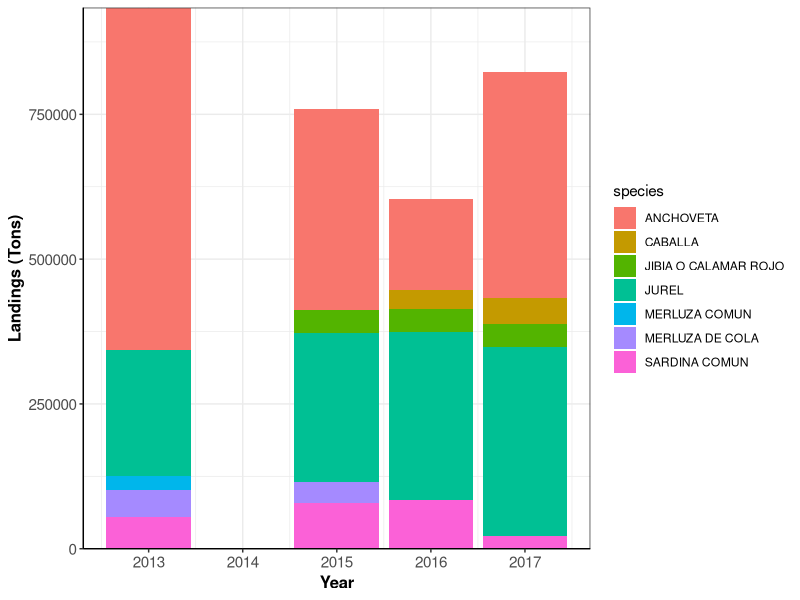
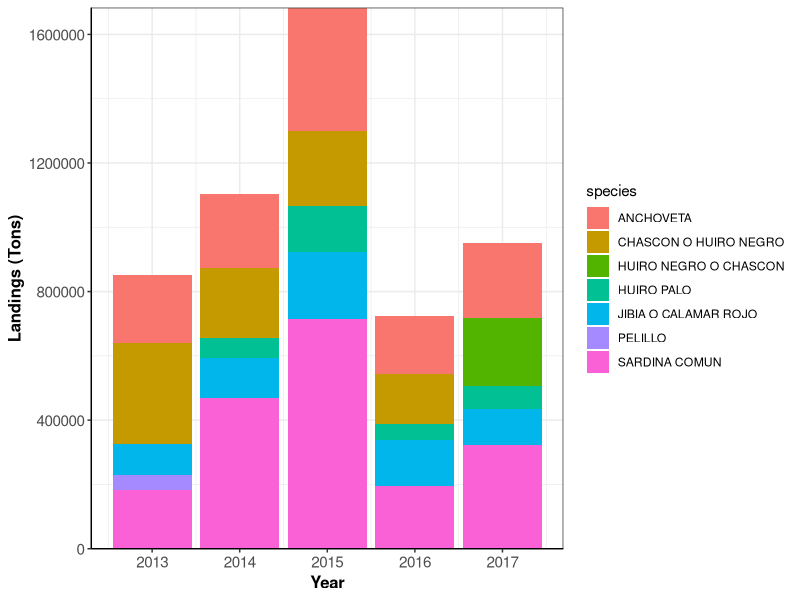

The R source for these figures, in order:
## ---- chunk 1
knitr::opts_chunk$set(echo = TRUE)

library(here)
library(magrittr)
library(dplyr)
library(tidyr)
library(ggplot2)
library(readr)
## ---- chunk 2

landings_reg<- read_csv(here("clean_databases/landings_SERNAPESCA.csv")) %>% 
  filter(region != "national") %>% 
  mutate( tons = as.numeric(tons))

## ---- chunk 3

## General
landing_reg_general <- landings_reg %>%
  group_by(year, species, subsector) %>% 
  summarise(tons = sum(tons, na.rm = T)) %>% 
  data.frame()

## Artisanal

top5_catch_art_per_year <- landing_reg_general  %>%
  filter(subsector== 'artisanal') %>% 
  arrange(year, desc(tons)) %>% 
  group_by(year) %>% 
  top_n(5, tons) %>% 
  data.frame()

## Industrial -- Including fabric vessels. 

top5_catch_ind_per_year <- landing_reg_general  %>%
  filter(subsector %in% c('industrial', 'fabric_vessel')) %>% 
  group_by(species, year) %>% 
  summarise(tons = sum(tons)) %>% 
  arrange(year, desc(tons)) %>% 
  group_by(year) %>% 
  top_n(5, tons) %>% 
  data.frame()

## ---- chunk 4

# I am not including 2014 for now because we are missing one database for industrial landings for 2014 (landings per species and region in national waters)

main_catch_ind <- 
  ggplot(data = filter(top5_catch_ind_per_year, year != 2014), aes(x = year, y = tons, fill = species)) + 
    geom_bar(stat= "identity")+
    scale_y_continuous(expand = c(0, 0)) +
    labs(y="Landings (Tons)", x="Year")+
    theme_bw()+
    theme(axis.line = element_line(colour = "black"),
        axis.text=element_text(size=11),
        axis.title=element_text(size=12,face="bold"))

main_catch_ind 
## ---- chunk 5

main_catch_art <- 
  ggplot(data = top5_catch_art_per_year, aes(x = year, y = tons, fill = species)) + 
    geom_bar(stat= "identity")+
    scale_y_continuous(expand = c(0, 0)) +
    labs(y="Landings (Tons)", x="Year")+
    theme_bw()+
    theme(axis.line = element_line(colour = "black"),
        axis.text=element_text(size=11),
        axis.title=element_text(size=12,face="bold"))

main_catch_art

